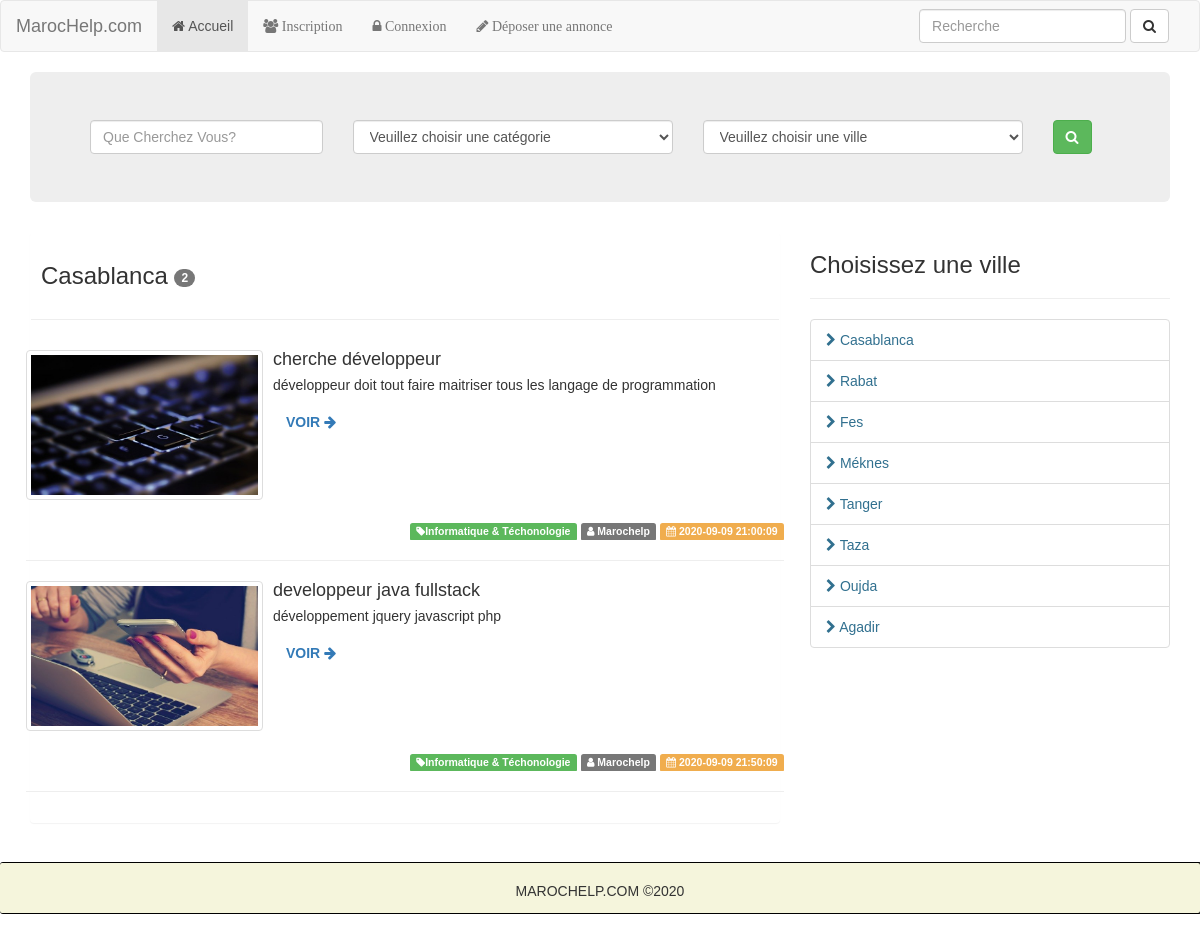
Page /ads/city/Casablanca on the earlier database version.
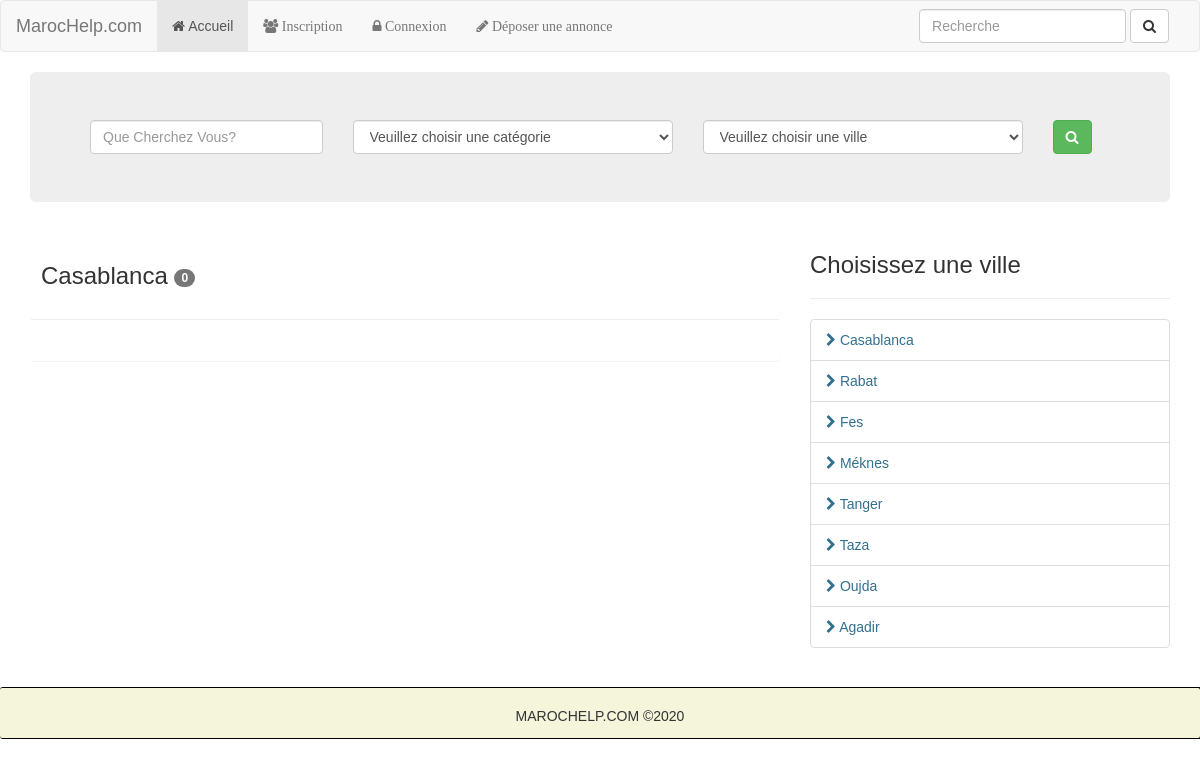
Same page on the later database version.
### tables this page shows
CREATE TABLE IF NOT EXISTS `ads` (
  `id` int(11) NOT NULL AUTO_INCREMENT,
  `user_id` int(11) NOT NULL,
  `category` varchar(255) NOT NULL,
  `title` varchar(255) NOT NULL,
  `body` varchar(255) NOT NULL,
  `city` varchar(255) NOT NULL,
  `image` varchar(255) NOT NULL,
  `created` varchar(255) NOT NULL,
  PRIMARY KEY (`id`)
);

### application/controllers/Ads.php (called while the page is built, shortened)
<?php
class Ads extends CI_Controller {
	public function city()
	{
		$data['annonces'] = $this->Ads_model->get_annonce_by_city($this->uri->segment(3));
		$this->load->view('ads/by-city',$data);
    }
}

### index.php (called while the page is built, shortened)
<?php
require_once BASEPATH.'core/CodeIgniter.php';

### application/models/Ads_model.php (called while the page is built, shortened)
<?php
class Ads_model extends CI_Model
{
    public function get_annonce_by_city($city){
        $this->db->select('*');
        $this->db->from('ads');
        $this->db->where(array('city'=>$city));
        $annonces = $this->db->get();
        return $annonces->result();
    }
}
?>

### application/views/ads/by-city.php (the view, shortened to what the changed rows need)
<div class="container">
    <div class="row">
        <div class="col-md-8">
            <div class="panel">
                <h3 class="text-default" style="padding:10px;">
                    <?php
                      if($this->uri->segment(3) == "M%C3%A9knes"){
                          echo str_replace('%C3%A9','é',$this->uri->segment(3));
                      }else{
                          echo $this->uri->segment(3);
                      }
                    ?>
                <span class="badge"> <?php echo count($annonces);?></span></h3>
                <hr>
                <div class="row" style="padding:10px;">
                <?php foreach($annonces as $annonce):?>
                    <div class="media">
                        <div class="media-left">
                            <a href="#">
                               <img class="media-object thumbnail" width="237" src="<?php  echo base_url();?>/assets/uploads/<?php echo $annonce->image;?>" height="150" alt="...">
                            </a>
                        </div>
                        <div class="media-body">
                            <h4 class="media-heading"><?php echo $annonce->title;?></h4>
                            <p><?php echo $annonce->body;?></p>
                            <p><a href="<?php echo base_url();?>ads/view/<?php echo $annonce->id;?>" class="btn btn-link">Voir <i class="fa fa-arrow-right"></i></a></p>
                        </div>
                        <div class="media-footer" align="right">
                            <span class="label label-success"><i class="fa fa-tag"></i><?php echo $annonce->category;?></span>
                            <span class="label label-default"><i class="fa fa-user"></i> Marochelp</span>
                            <span class="label label-warning"><i class="fa fa-calendar"></i> <?php echo $annonce->created;?></span>
                        </div>
                    </div>
                    <hr>
                <?php endforeach;?>
                </div>
            </div>
        </div>
    </div>
</div>

Differences in the rows shown:
removed ads: image (picture), title "cherche développeur", body "développeur doit tout faire maitriser tous les langage de programmation", category "Informatique & Téchonologie", created "2020-09-09 21:00:09"
removed ads: image (picture), title "developpeur java fullstack", body "développement jquery javascript php", category "Informatique & Téchonologie", created "2020-09-09 21:50:09"
Other differences:
count($annonces): "2" → "0"
